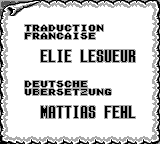

A level layout from a 2D game, rendered from its tile map. Below: a short description, then the map file with its tile-grid data intact:
An orthogonal 20x18 tile map with 8x8 px tiles, 2 tile layers (bg, language), 3 hidden layers not drawn, 3 tilesets.

<map version="1.2" tiledversion="1.2.2" orientation="orthogonal" renderorder="right-down" width="20" height="18" tilewidth="8" tileheight="8" infinite="0" nextlayerid="10" nextobjectid="1">
 <tileset firstgid="1" source="menu.tsx" />
 <tileset firstgid="145" source="font-large.tsx" />
 <tileset firstgid="289" source="menu-text.tsx" />
 <layer id="1" name="bg" width="20" height="18">
  <data encoding="csv">
81,82,83,84,85,89,90,89,90,89,90,89,90,89,90,89,90,89,90,101,
86,87,88,64,64,64,64,64,64,64,64,64,64,64,64,64,64,64,64,94,
95,64,64,64,64,64,64,64,64,64,64,64,64,64,64,64,64,64,64,96,
93,64,64,64,64,64,64,64,64,64,64,64,64,64,64,64,64,64,64,2684354649,
95,64,64,64,64,64,64,64,64,64,64,64,64,64,64,64,64,64,64,96,
93,64,64,64,64,64,64,64,64,64,64,64,64,64,64,64,64,64,64,2684354649,
95,64,64,64,64,64,64,64,64,64,64,64,64,64,64,64,64,64,64,96,
93,64,64,64,64,64,64,64,64,64,64,64,64,64,64,64,64,64,64,2684354649,
95,64,64,64,64,64,64,64,64,64,64,64,64,64,64,64,64,64,64,96,
93,64,64,64,64,64,64,64,64,64,64,64,64,64,64,64,64,64,64,2684354649,
95,64,64,64,64,64,64,64,64,64,64,64,64,64,64,64,64,64,64,96,
93,64,64,64,64,64,64,64,64,64,64,64,64,64,64,64,64,64,64,2684354649,
95,64,64,64,64,64,64,64,64,64,64,64,64,64,64,64,64,64,64,96,
93,64,64,64,64,64,64,64,64,64,64,64,64,64,64,64,64,64,64,2684354649,
95,64,64,64,64,64,64,64,64,64,64,64,64,64,64,64,64,64,64,96,
93,64,64,64,64,64,64,64,64,64,64,64,64,64,64,64,64,64,64,2684354649,
95,64,64,64,64,64,64,64,64,64,64,64,64,64,64,64,64,64,64,96,
102,2684354654,3221225561,91,3221225561,91,3221225561,91,3221225561,91,3221225561,91,3221225561,91,3221225561,91,3221225561,91,3221225561,2684354661
</data>
 </layer>
 <layer id="4" name="ref" width="20" height="18" visible="0">
  <data encoding="csv">
0,0,0,0,0,0,0,0,0,0,0,0,0,0,0,0,0,0,0,0,
0,0,0,0,0,0,0,0,0,0,0,0,0,0,0,0,0,0,0,0,
0,0,0,0,0,0,0,0,0,0,0,0,0,0,0,0,0,0,0,0,
0,0,0,0,0,0,0,0,0,0,0,0,0,0,0,0,0,0,0,0,
0,0,0,0,193,194,195,196,197,197,195,3221225681,200,201,202,0,0,0,0,0,
0,0,0,0,209,210,1073742019,212,213,214,211,209,3221225672,217,218,0,0,0,0,0,
0,0,0,0,0,0,0,0,0,0,0,0,0,0,0,0,0,0,0,0,
0,0,0,0,183,203,204,193,194,0,194,205,206,3221225687,0,0,0,0,0,0,
0,0,0,0,184,219,220,3221225665,214,0,209,221,222,3221225665,0,0,0,0,0,0,
0,0,0,0,0,0,0,0,0,0,0,0,0,0,0,0,0,0,0,0,
0,0,0,0,207,0,3221225681,0,181,0,0,0,0,0,0,0,0,0,0,0,
0,0,0,0,223,0,198,0,182,0,0,0,0,0,0,0,0,0,0,0,
0,0,0,0,0,0,0,0,0,0,0,0,0,0,0,0,0,0,0,0,
0,0,0,0,225,185,226,227,228,186,229,230,231,0,232,233,0,0,0,0,
0,0,0,0,234,235,236,241,0,242,243,244,245,246,208,224,0,0,0,0,
0,0,0,0,0,0,0,0,0,0,0,0,0,0,0,0,0,0,0,0,
0,0,0,0,0,0,0,0,0,0,0,0,0,0,0,0,0,0,0,0,
0,0,0,0,0,0,0,0,0,0,0,0,0,0,0,0,0,0,0,0
</data>
 </layer>
 <layer id="6" name="[unused] credit" width="20" height="18" visible="0">
  <data encoding="csv">
0,0,0,0,0,0,0,0,0,0,0,0,0,0,0,0,0,0,0,0,
0,0,0,0,0,0,0,0,0,0,0,0,0,0,0,0,0,0,0,0,
0,0,0,0,0,0,0,0,0,0,0,0,0,0,0,0,0,0,0,0,
0,0,0,0,0,0,0,0,0,0,0,0,0,0,0,0,0,0,0,0,
0,0,0,0,0,0,0,0,0,0,0,0,0,0,0,0,0,0,0,0,
0,0,0,0,227,228,246,228,233,236,241,228,242,0,0,0,0,0,0,0,
0,0,0,0,0,0,0,0,0,0,0,0,0,0,0,0,0,0,0,0,
0,0,0,0,201,193,3221225681,204,0,183,193,3221225681,0,0,0,0,0,0,0,0,
0,0,0,0,217,3221225665,209,220,0,184,209,198,0,0,0,0,0,0,0,0,
0,0,0,0,0,0,0,0,0,0,0,0,0,0,0,0,0,0,0,0,
0,0,0,0,245,243,231,235,229,0,0,0,0,0,0,0,0,0,0,0,
0,0,0,0,0,0,0,0,0,0,0,0,0,0,0,0,0,0,0,0,
0,0,0,0,195,194,0,205,206,3221225687,196,200,193,0,0,0,0,0,0,0,
0,0,0,0,211,210,0,221,222,3221225665,212,3221225672,3221225665,0,0,0,0,0,0,0,
0,0,0,0,0,0,0,0,0,0,0,0,0,0,0,0,0,0,0,0,
0,0,0,0,0,0,0,0,0,0,0,0,0,0,0,0,0,0,0,0,
0,0,0,0,0,0,0,0,0,0,0,0,0,0,0,0,0,0,0,0,
0,0,0,0,0,0,0,0,0,0,0,0,0,0,0,0,0,0,0,0
</data>
 </layer>
 <layer id="8" name="credit + audio" width="20" height="18" visible="0">
  <data encoding="csv">
0,0,0,0,0,0,0,0,0,0,0,0,0,0,0,0,0,0,0,0,
0,0,0,0,0,0,0,0,0,0,0,0,0,0,0,0,0,0,0,0,
0,0,0,241,242,236,229,242,225,234,234,228,242,0,0,0,0,0,0,0,
0,0,0,0,0,0,0,0,0,0,0,0,0,0,0,0,0,0,0,0,
0,0,0,0,0,0,0,0,0,201,193,3221225681,204,0,183,193,3221225681,0,0,0,
0,0,0,0,0,0,0,0,0,217,3221225665,209,220,0,184,209,198,0,0,0,
0,0,0,0,0,0,0,0,0,0,0,0,0,0,0,0,0,0,0,0,
0,0,0,234,245,243,231,226,0,0,0,0,0,0,0,0,0,0,0,0,
0,0,0,0,0,0,0,0,0,0,0,0,0,0,0,0,0,0,0,0,
0,0,0,0,0,0,0,194,197,193,206,205,195,194,200,194,197,0,0,0,
0,0,0,0,0,0,0,210,213,209,222,221,1073742019,209,3221225672,210,213,0,0,0,
0,0,0,0,0,0,0,0,0,0,0,0,0,0,0,0,0,0,0,0,
0,0,0,228,235,229,231,235,228,0,0,0,0,0,0,0,0,0,0,0,
0,0,0,0,0,0,0,0,0,0,0,0,0,0,0,0,0,0,0,0,
0,0,0,0,0,0,0,0,195,194,0,205,206,3221225687,196,200,193,0,0,0,
0,0,0,0,0,0,0,0,211,210,0,221,222,3221225665,212,3221225672,3221225665,0,0,0,
0,0,0,0,0,0,0,0,0,0,0,0,0,0,0,0,0,0,0,0,
0,0,0,0,0,0,0,0,0,0,0,0,0,0,0,0,0,0,0,0
</data>
 </layer>
 <layer id="9" name="language" width="20" height="18">
  <data encoding="csv">
0,0,0,0,0,0,0,0,0,0,0,0,0,0,0,0,0,0,0,0,
0,0,0,0,0,0,0,0,0,0,0,0,0,0,0,0,0,0,0,0,
0,0,0,0,0,0,0,0,0,0,0,0,0,0,0,0,0,0,0,0,
0,0,0,244,242,225,227,245,226,244,231,236,235,0,0,0,0,0,0,0,
0,0,0,401,242,225,235,226,225,231,243,228,0,0,0,0,0,0,0,0,
0,0,0,0,0,0,0,0,0,0,0,0,0,0,0,0,0,0,0,0,
0,0,0,0,0,197,183,200,197,0,183,197,205,3221225687,197,3221225687,194,0,0,0,
0,0,0,0,0,213,184,3221225672,213,0,184,213,221,3221225665,213,3221225665,209,0,0,0,
0,0,0,0,0,0,0,0,0,0,0,0,0,0,0,0,0,0,0,0,
0,0,0,0,0,0,0,0,0,0,0,0,0,0,0,0,0,0,0,0,
0,0,0,227,228,245,244,243,226,230,228,0,0,0,0,0,0,0,0,0,
0,0,0,245,402,228,242,243,228,244,403,245,235,229,0,0,0,0,0,0,
0,0,0,0,0,0,0,0,0,0,0,0,0,0,0,0,0,0,0,0,
0,0,0,0,0,203,193,206,206,200,193,205,0,197,197,3221225681,183,0,0,0,
0,0,0,0,0,219,209,222,222,3221225672,209,221,0,214,213,209,184,0,0,0,
0,0,0,0,0,0,0,0,0,0,0,0,0,0,0,0,0,0,0,0,
0,0,0,0,0,0,0,0,0,0,0,0,0,0,0,0,0,0,0,0,
0,0,0,0,0,0,0,0,0,0,0,0,0,0,0,0,0,0,0,0
</data>
 </layer>
</map>
